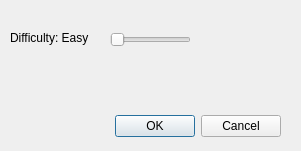
<?xml version="1.0" encoding="UTF-8"?>
<ui version="4.0">
 <class>Options</class>
 <widget class="QDialog" name="Options">
  <property name="geometry">
   <rect>
    <x>0</x>
    <y>0</y>
    <width>301</width>
    <height>151</height>
   </rect>
  </property>
  <property name="windowTitle">
   <string>Difficulty</string>
  </property>
  <widget class="QDialogButtonBox" name="buttonBox">
   <property name="geometry">
    <rect>
     <x>110</x>
     <y>110</y>
     <width>171</width>
     <height>32</height>
    </rect>
   </property>
   <property name="orientation">
    <enum>Qt::Horizontal</enum>
   </property>
   <property name="standardButtons">
    <set>QDialogButtonBox::Cancel|QDialogButtonBox::Ok</set>
   </property>
  </widget>
  <widget class="QLabel" name="difficultyLbl">
   <property name="geometry">
    <rect>
     <x>10</x>
     <y>30</y>
     <width>91</width>
     <height>16</height>
    </rect>
   </property>
   <property name="text">
    <string>Difficulty: Easy</string>
   </property>
  </widget>
  <widget class="QSlider" name="difficultySlider">
   <property name="geometry">
    <rect>
     <x>110</x>
     <y>30</y>
     <width>81</width>
     <height>19</height>
    </rect>
   </property>
   <property name="minimum">
    <number>1</number>
   </property>
   <property name="maximum">
    <number>3</number>
   </property>
   <property name="orientation">
    <enum>Qt::Horizontal</enum>
   </property>
  </widget>
 </widget>
 <resources/>
 <connections>
  <connection>
   <sender>buttonBox</sender>
   <signal>accepted()</signal>
   <receiver>Options</receiver>
   <slot>accept()</slot>
   <hints>
    <hint type="sourcelabel">
     <x>248</x>
     <y>254</y>
    </hint>
    <hint type="destinationlabel">
     <x>157</x>
     <y>274</y>
    </hint>
   </hints>
  </connection>
  <connection>
   <sender>buttonBox</sender>
   <signal>rejected()</signal>
   <receiver>Options</receiver>
   <slot>reject()</slot>
   <hints>
    <hint type="sourcelabel">
     <x>316</x>
     <y>260</y>
    </hint>
    <hint type="destinationlabel">
     <x>286</x>
     <y>274</y>
    </hint>
   </hints>
  </connection>
 </connections>
</ui>
